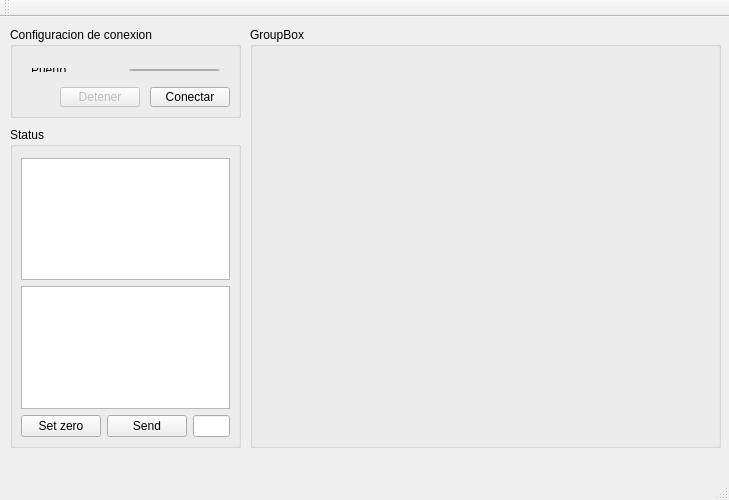
<?xml version="1.0" encoding="UTF-8"?>
<ui version="4.0">
 <class>MainWindow</class>
 <widget class="QMainWindow" name="MainWindow">
  <property name="geometry">
   <rect>
    <x>0</x>
    <y>0</y>
    <width>729</width>
    <height>500</height>
   </rect>
  </property>
  <property name="windowTitle">
   <string>MainWindow</string>
  </property>
  <widget class="QWidget" name="centralWidget">
   <widget class="QGroupBox" name="groupBox">
    <property name="geometry">
     <rect>
      <x>10</x>
      <y>10</y>
      <width>231</width>
      <height>91</height>
     </rect>
    </property>
    <property name="title">
     <string>Configuracion de conexion</string>
    </property>
    <widget class="QPushButton" name="connectButton">
     <property name="geometry">
      <rect>
       <x>140</x>
       <y>60</y>
       <width>80</width>
       <height>20</height>
      </rect>
     </property>
     <property name="text">
      <string>Conectar</string>
     </property>
    </widget>
    <widget class="QPushButton" name="stopButton">
     <property name="enabled">
      <bool>false</bool>
     </property>
     <property name="geometry">
      <rect>
       <x>50</x>
       <y>60</y>
       <width>80</width>
       <height>20</height>
      </rect>
     </property>
     <property name="text">
      <string>Detener</string>
     </property>
    </widget>
    <widget class="QWidget" name="layoutWidget">
     <property name="geometry">
      <rect>
       <x>10</x>
       <y>30</y>
       <width>211</width>
       <height>26</height>
      </rect>
     </property>
     <layout class="QHBoxLayout" name="horizontalLayout">
      <item>
       <widget class="QLabel" name="label">
        <property name="text">
         <string>Puerto</string>
        </property>
       </widget>
      </item>
      <item>
       <widget class="QSpinBox" name="portSpinner">
        <property name="maximum">
         <number>32624</number>
        </property>
        <property name="value">
         <number>3555</number>
        </property>
       </widget>
      </item>
     </layout>
    </widget>
   </widget>
   <widget class="QGroupBox" name="groupBox_2">
    <property name="geometry">
     <rect>
      <x>10</x>
      <y>110</y>
      <width>231</width>
      <height>321</height>
     </rect>
    </property>
    <property name="title">
     <string>Status</string>
    </property>
    <widget class="QWidget" name="verticalLayoutWidget">
     <property name="geometry">
      <rect>
       <x>0</x>
       <y>20</y>
       <width>231</width>
       <height>301</height>
      </rect>
     </property>
     <layout class="QVBoxLayout" name="verticalLayout">
      <item>
       <widget class="QPlainTextEdit" name="statusPane">
        <property name="readOnly">
         <bool>true</bool>
        </property>
       </widget>
      </item>
      <item>
       <widget class="QPlainTextEdit" name="dataPane"/>
      </item>
      <item>
       <layout class="QHBoxLayout" name="horizontalLayout_2">
        <item>
         <widget class="QPushButton" name="zeroButton">
          <property name="text">
           <string>Set zero</string>
          </property>
         </widget>
        </item>
        <item>
         <widget class="QPushButton" name="sendDataButton">
          <property name="text">
           <string>Send</string>
          </property>
         </widget>
        </item>
        <item>
         <widget class="QLineEdit" name="sendDataPane"/>
        </item>
       </layout>
      </item>
     </layout>
    </widget>
   </widget>
   <widget class="QGroupBox" name="groupBox_3">
    <property name="geometry">
     <rect>
      <x>250</x>
      <y>10</y>
      <width>471</width>
      <height>421</height>
     </rect>
    </property>
    <property name="title">
     <string>GroupBox</string>
    </property>
    <widget class="MyGLWidget" name="myGLWidget" native="true">
     <property name="geometry">
      <rect>
       <x>-1</x>
       <y>19</y>
       <width>471</width>
       <height>401</height>
      </rect>
     </property>
    </widget>
   </widget>
  </widget>
  <widget class="QMenuBar" name="menuBar">
   <property name="geometry">
    <rect>
     <x>0</x>
     <y>0</y>
     <width>729</width>
     <height>20</height>
    </rect>
   </property>
  </widget>
  <widget class="QToolBar" name="mainToolBar">
   <attribute name="toolBarArea">
    <enum>TopToolBarArea</enum>
   </attribute>
   <attribute name="toolBarBreak">
    <bool>false</bool>
   </attribute>
  </widget>
  <widget class="QStatusBar" name="statusBar"/>
 </widget>
 <layoutdefault spacing="6" margin="11"/>
 <customwidgets>
  <customwidget>
   <class>MyGLWidget</class>
   <extends>QWidget</extends>
   <header>myglwidget.h</header>
   <container>1</container>
  </customwidget>
 </customwidgets>
 <resources/>
 <connections/>
</ui>
